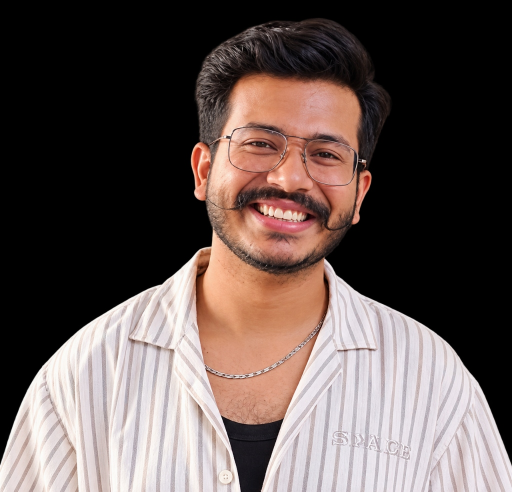
#> input picture photo.jpg, 1024 x 983 px (shown at 1/2 size)
$ python make_ascii_portrait.py
#> lines starting #> are read from the running program, lines starting #| are printed output that depends on the picture; after the words box and inside, x2 and y2 are one past the last pixel; in counts of white or black regions, pixels touching at a corner belong together
#!/usr/bin/env python3
"""
Convert a portrait photo into a high-resolution, monochrome ASCII portrait SVG:
- Isolates subject from black/dark background
- Bilateral smoothing keeps skin texture clean (avoids noisy ASCII dots on skin)
- Difference of Gaussians (DoG) sharpens glasses, eyes, mustache, and hair lines
- Renders 180 cols x 96 rows with staggered row-by-row typing animation
"""
import html
import os
import sys
import cv2
import numpy as np
from PIL import Image

HERE = os.path.dirname(os.path.abspath(__file__))
ROOT = os.path.join(HERE, "..")

DEFAULT_INPUT = os.path.join(ROOT, "photo.jpg")
DEFAULT_OUTPUT = os.path.join(ROOT, "portrait.svg")

INP = sys.argv[1] if len(sys.argv) > 1 else DEFAULT_INPUT
OUT = sys.argv[2] if len(sys.argv) > 2 else DEFAULT_OUTPUT

COLS = int(os.environ.get("COLS", 180))
ART_W_TARGET = 800
CELL_W = ART_W_TARGET / COLS
CELL_H = CELL_W * 15 / 8
ROWS = round(COLS * 8 / 15)   # 96 rows
RAMP = " .`:-=+*cs#%@"        # bright(sparse) -> dark(dense)
WHITE_FLOOR = 0.82

def process_photo(path):
#> called with path = 'scripts/../photo.jpg'
    if not os.path.exists(path):
        raise FileNotFoundError(f"Input image not found: {path}")

    im = Image.open(path).convert("RGB")
#> im is the input picture: PIL image 1024x983 RGB; mean R, G, B 97.9, 84.3, 80.8
    w, h = im.size
#> w = 1024; h = 983

    # Detect subject bounding box
    gray_full = cv2.cvtColor(np.array(im), cv2.COLOR_RGB2GRAY)
    mask_full = gray_full > 20
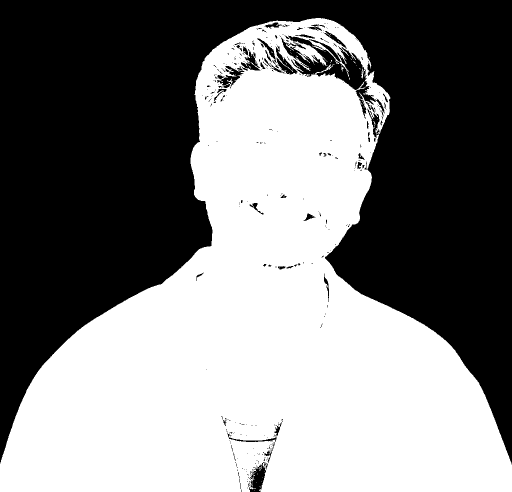
#> mask_full: shape (983, 1024) bool (shown at 1/2 size); 49.9% white; 77 white regions (73 under 20 px), largest, box (x1, y1, x2, y2) and area: (0, 36, 1024, 983) 502241, (723, 137, 727, 157) 46, (454, 157, 466, 167) 36, (683, 134, 688, 143) 21
    ys, xs = np.where(mask_full)

    if len(ys) > 0 and len(xs) > 0:
        # Center horizontally on subject
        cx = int((xs.min() + xs.max()) / 2)
#> cx = 511
        top_y = max(0, ys.min() - 10)
#> top_y = 26
        # Head & shoulders box (roughly square to match 800x800 aspect)
        crop_size = min(w, int((ys.max() - top_y) * 0.78))
#> crop_size = 745
        x0 = max(0, cx - crop_size // 2)
#> x0 = 139
        x1 = min(w, x0 + crop_size)
#> x1 = 884
        y0 = top_y
#> y0 = 26
        y1 = min(h, y0 + crop_size)
#> y1 = 771
        im = im.crop((x0, y0, x1, y1))
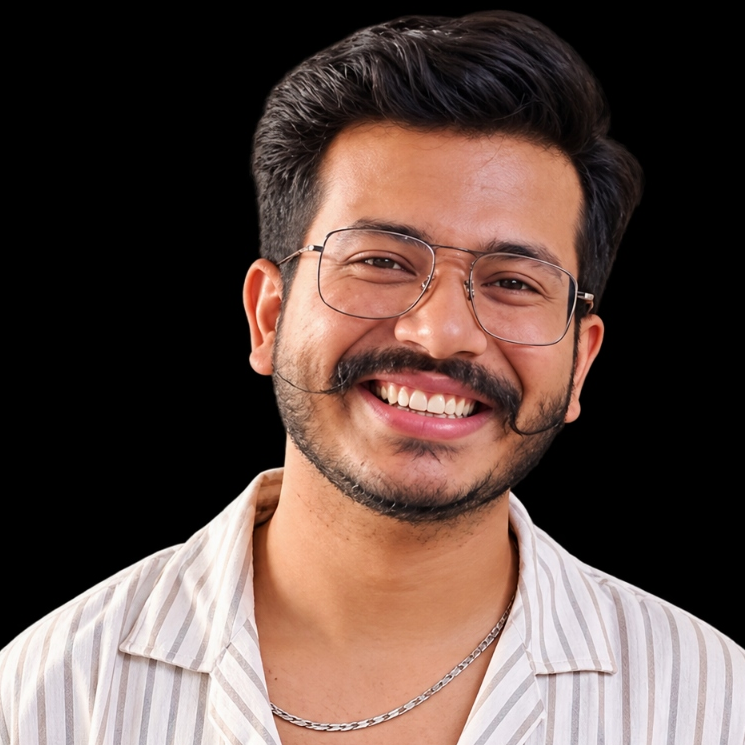
#> im: PIL image 745x745 RGB; mean R, G, B 94.9, 74.6, 67.9

    rgb = np.array(im)
    gray = cv2.cvtColor(rgb, cv2.COLOR_RGB2GRAY)

    # Subject mask (background is black)
    mask = gray > 18
#> mask: shape (745, 745) bool; 52.4% white; 230 black regions (185 under 20 px), largest, box (x1, y1, x2, y2) and area: (0, 0, 745, 650) 251666, (423, 45, 611, 211) 6403, (413, 68, 456, 122) 707
    kernel = np.ones((5, 5), np.uint8)
    mask = cv2.morphologyEx(mask.astype(np.uint8), cv2.MORPH_CLOSE, kernel).astype(bool)
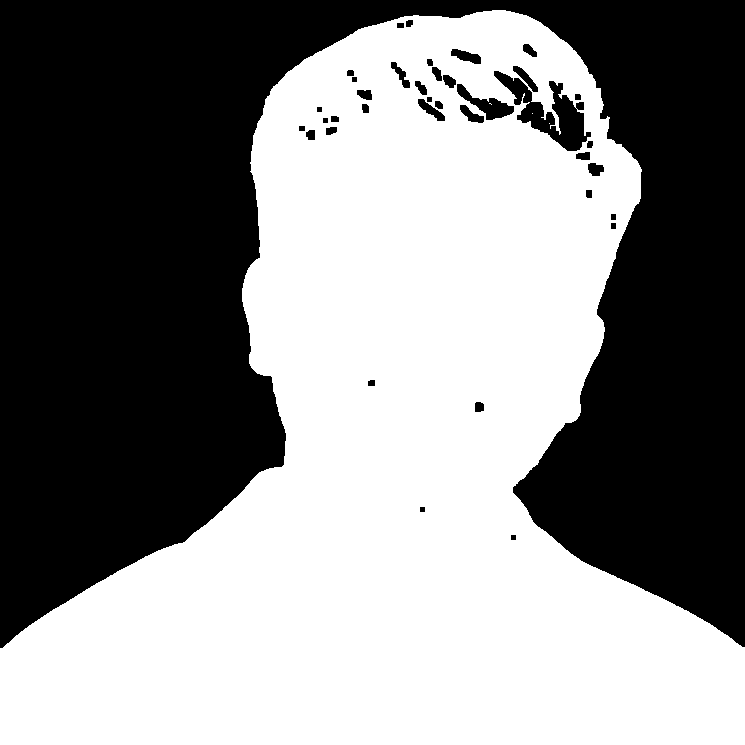
#> mask: shape (745, 745) bool; 53.5% white; 38 black regions, largest, box (x1, y1, x2, y2) and area: (0, 0, 745, 648) 251531, (494, 71, 591, 151) 2818, (457, 84, 514, 120) 725

    # 1. Bilateral filter: smooth skin, preserve edges
    smooth = gray
    for _ in range(2):
        smooth = cv2.bilateralFilter(smooth, 7, 30, 7)

    # 2. Tone stretch over face subject
    if np.any(mask):
        lo, hi = np.percentile(smooth[mask], [4, 92])
#> lo = 24; hi = 229
        tone = np.clip((smooth.astype(np.float32) - lo) / max(1.0, (hi - lo)), 0, 1)
    else:
        tone = smooth.astype(np.float32) / 255.0

    # 3. Difference of Gaussians (DoG) for crisp glasses, eyes, mustache, teeth
    fine = cv2.GaussianBlur(smooth, (0, 0), 1.2).astype(np.float32)
    coarse = cv2.GaussianBlur(smooth, (0, 0), 5.0).astype(np.float32)
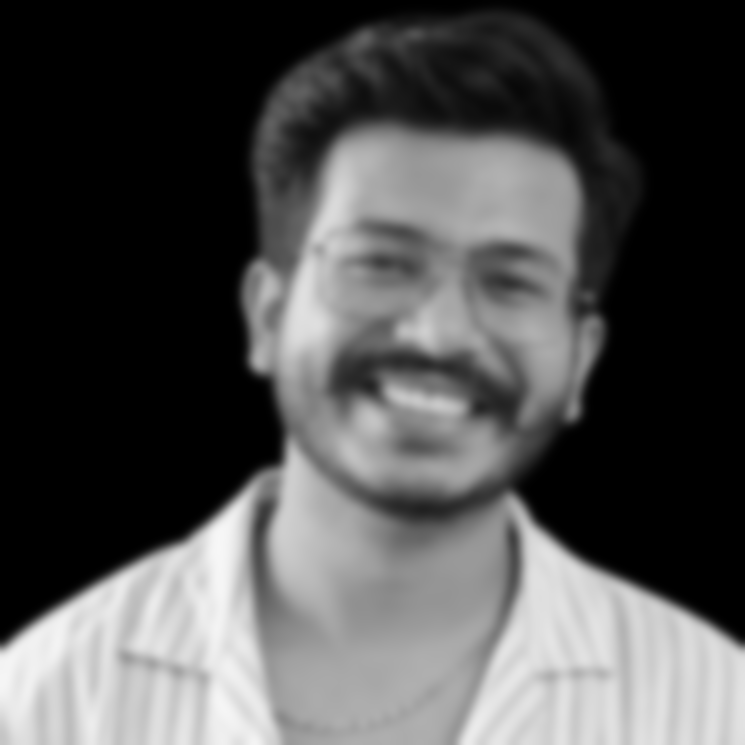
#> coarse: shape (745, 745) float32; min 0, max 247, mean 79.9
    dog = np.clip((coarse - fine) / 30.0, 0, 1)
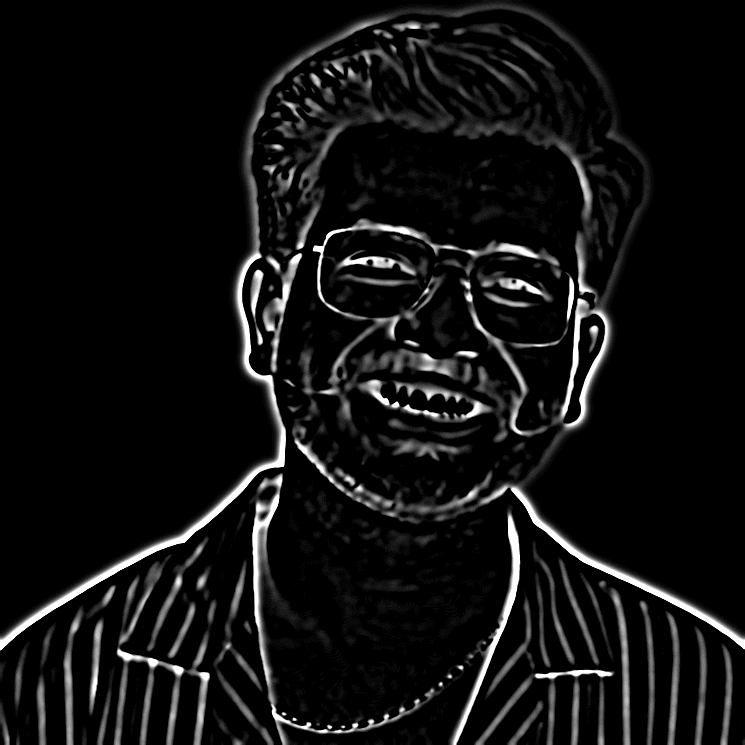
#> dog: shape (745, 745) float32; min 0, max 1, mean 0.0688

    LINE_WEIGHT = 0.58
    out = np.clip(tone - LINE_WEIGHT * dog, 0, 1) * 255.0
    out[~mask] = 255.0  # background to pure white (blank in ASCII)
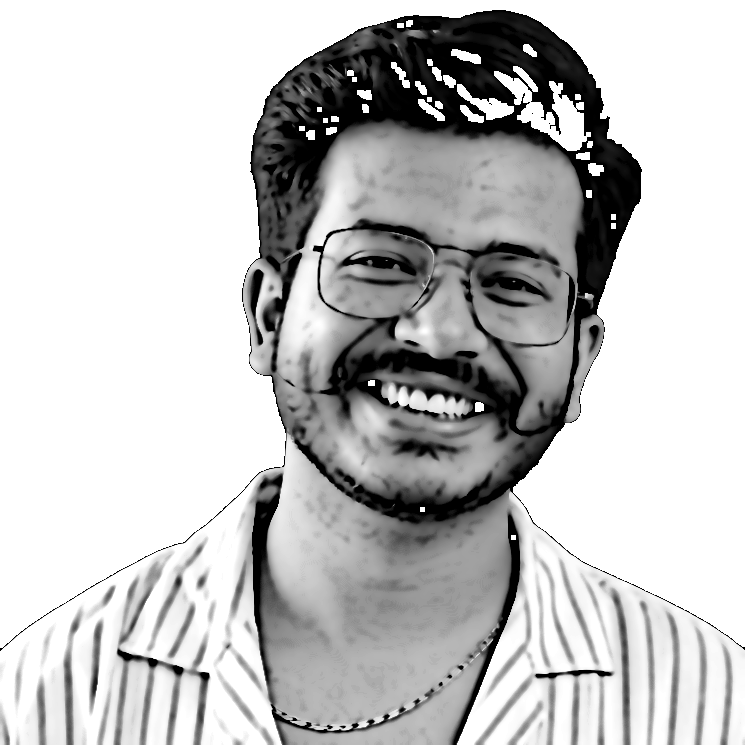
#> out: shape (745, 745) float32; min 0, max 255, mean 195.7

    prepped = Image.fromarray(out.astype(np.uint8))
    resized = prepped.resize((COLS, ROWS), Image.LANCZOS)
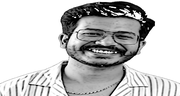
#> resized: PIL image 180x96 L; min 0, max 255, mean 195.4
    px = resized.load()

    rows_txt = []
    for y in range(ROWS):
        chars = []
        for x in range(COLS):
            lum = px[x, y] / 255.0
            lum = pow(lum, 1.15)
            if lum >= WHITE_FLOOR:
                chars.append(" ")
            else:
                idx = int((1.0 - lum) * (len(RAMP) - 1) + 0.5)
                idx = max(0, min(len(RAMP) - 1, idx))
                chars.append(RAMP[idx])
        rows_txt.append("".join(chars))
#> after the loop, rows_txt = 96 items

    return rows_txt

def build_svg(rows_txt):
    art_w = COLS * CELL_W
    art_h = ROWS * CELL_H
    pad = 20
    canvas_w = art_w + pad * 2
    canvas_h = art_h + pad * 2
    font_size = CELL_H * 0.88

    parts = [
        f'<svg xmlns="http://www.w3.org/2000/svg" width="{canvas_w:.1f}" height="{canvas_h:.1f}" '
        f'viewBox="0 0 {canvas_w:.1f} {canvas_h:.1f}" font-family="ui-monospace, SFMono-Regular, Menlo, Consolas, monospace">',
        '<style>',
        '.f{opacity:0;animation:fade .35s ease-out both}',
        '@keyframes fade{from{opacity:0}to{opacity:1}}',
        '@media (prefers-reduced-motion: reduce){.f{animation:none!important;opacity:1!important}}',
        '</style>',
        f'<rect width="{canvas_w:.1f}" height="{canvas_h:.1f}" fill="none"/>'
    ]

    for ry, line in enumerate(rows_txt):
        y = pad + ry * CELL_H + CELL_H * 0.74
        delay = 0.25 + ry * 0.018
        safe = html.escape(line)
        parts.append(
            f'<text class="f" style="animation-delay:{delay:.3f}s" xml:space="preserve" '
            f'x="{pad}" y="{y:.1f}" fill="#111111" font-size="{font_size:.1f}" '
            f'textLength="{art_w:.1f}" lengthAdjust="spacing">{safe}</text>'
        )

    parts.append('</svg>')
    return "".join(parts)

if __name__ == "__main__":
    print(f"Processing {INP} -> {OUT}...")
    rows = process_photo(INP)
#> rows = 96 items
    svg_data = build_svg(rows)
#> the loop in build_svg, `for ry, line in enumerate(rows_txt):` made 96 passes
#> (y, delay) on passes 1 to 12: (26.17, 0.25), (34.5, 0.268), (42.83, 0.286), (51.17, 0.304), (59.5, 0.322), (67.83, 0.34), (76.17, 0.358), (84.5, 0.376), (92.83, 0.394), (101.2, 0.412), (109.5, 0.43), (117.8, 0.448)
#> after the loop in build_svg, `for ry, line in enumerate(rows_txt):`: parts = 103 items
    with open(OUT, "w", encoding="utf-8") as f:
        f.write(svg_data)
    print(f"Successfully generated {OUT}: {len(svg_data)//1024} KB with {len(rows)} rows.")
#| Successfully generated scripts/../portrait.svg: 32 KB with 96 rows.
